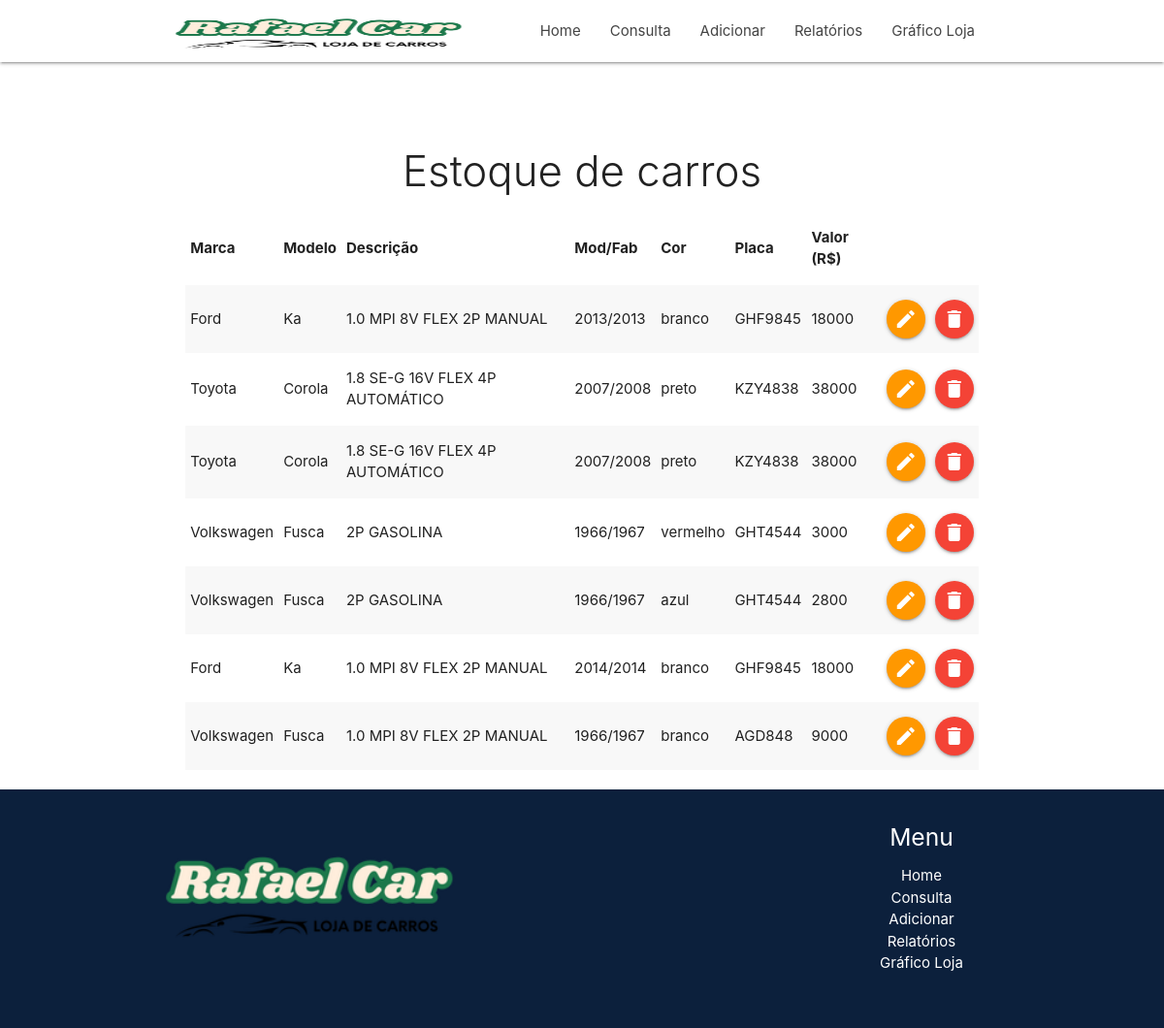
/consultar.php, run on the app's committed database.
### tables this page shows
CREATE TABLE `estoque` (
  `id` int(11) NOT NULL,
  `marca` varchar(40) NOT NULL,
  `modelo` varchar(40) NOT NULL,
  `descricao` varchar(50) NOT NULL,
  `mod_fab` varchar(9) NOT NULL,
  `cor` varchar(20) NOT NULL,
  `placa` varchar(9) NOT NULL,
  `valor` int(11) NOT NULL
);

### consultar.php (the view, shortened to what this page needs)
<?php
include_once 'php_action/db_connect.php';
include_once 'includes/header.php';
?>
<div class="section no-pad-bot" id="index-banne">
    <div class="container">
        <br><br>
        <div class="row center">
            <div class="col s12">
                <h3 class="light">Estoque de carros</h3>
                <table class="striped">
                    <thead>
                        <tr>
                            <th>Marca</th>
                            <th>Modelo</th>
                            <th>Descrição</th>
                            <th>Mod/Fab</th>
                            <th>Cor</th>
                            <th>Placa</th>
                            <th>Valor (R$)</th>
                        </tr>
                    </thead>
                    <tbody>
                        <?php
                            $sql = "SELECT * FROM estoque";
                            $resultado = mysqli_query($connect, $sql);
                            while ($dados = mysqli_fetch_array($resultado)):
                        ?>
                        <tr>
                            <td><?php echo $dados['marca'] ?></td>
                            <td><?php echo $dados['modelo'] ?></td>
                            <td><?php echo $dados['descricao'] ?></td>
                            <td><?php echo $dados['mod_fab'] ?></td>
                            <td><?php echo $dados['cor'] ?></td>
                            <td><?php echo $dados['placa'] ?></td>
                            <td><?php echo $dados['valor'] ?></td>
                            <td><a href="editar.php?id=<?php echo $dados['id']; ?>"
                            class="btn-floating orange waves-effect waves-light"><i
                            class="material-icons">edit</i></a></td>
                            <td><a href="#modal<?php echo $dados['id']; ?>" class="btn-floating red waves-effect waves-light modal-trigger"><i
                            class="material-icons">delete</i></a></td>
                        </tr>
                        <?php endwhile; ?>
                    </tbody>
                </table>
            </div>
        </div>
    </div>
</div>
<?php
include_once 'includes/footer.php';
?>

### includes/header.php (shortened to what this page needs)
<!DOCTYPE html>
<html lang="pt">
<head>
  <link href="css/materialize.css" type="text/css" rel="stylesheet" media="screen,projection"/>
  <link href="css/style.css" type="text/css" rel="stylesheet" media="screen,projection"/>
</head>
<body>
  <nav class="white" role="navigation">
    <div class="nav-wrapper container"><a id="logo-container" href="index.php"><img width="299.19" src="assets/imagens/padraorafa1.png" alt="Logo padrão Rafael Car"></a>
      <ul class="right hide-on-med-and-down">
        <li><a href="index.php">Home</a></li>
        <li><a href="consultar.php">Consulta</a></li>
        <li><a href="adicionar.php">Adicionar</a></li>
        <li><a href="relatorio.php">Relatórios</a></li>
        <li><a href="grafico_loja.php">Gráfico Loja</a></li>
      </ul>
    </div>
  </nav>

### includes/footer.php (shortened to what this page needs)
<footer class="page-footer azul-escuro">
    <div class="container">
      <div class="row center valign-wrapper">
        <div class="col l6 pull-l1 s12">
          <a href="index.php"><img  width="299.19px" src="assets/imagens/padraorafa.png" alt="Logo Rafael Car"></a>
        </div>
        <div class="col l6 push-l2 s12">
          <h5 class="white-text">Menu</h5>
          <ul>
            <li><a class="white-text" href="index.php">Home</a></li>
            <li><a class="white-text" href="consultar.php">Consulta</a></li>
            <li><a class="white-text" href="adicionar.php">Adicionar</a></li>
            <li><a class="white-text" href="#relatorios">Relatórios</a></li>
            <li><a class="white-text" href="grafico_loja.php">Gráfico Loja</a></li>
          </ul>
        </div>
      </div>
    </div>
  </footer>
  </body>
</html>

### css/style.css (style rules this page uses)
#logo-container img { margin-top: 2px; padding: 10px 0px; height: 100%; }
nav ul a { color: #444; }
.page-footer { padding: 20px 0px; }
.azul-escuro { background-color: #0C203C; }

### data on the page
estoque: marca "Ford", modelo "Ka", descricao "1.0 MPI 8V FLEX 2P MANUAL", mod_fab "2013/2013", cor "branco", placa "GHF9845", valor "18000"
estoque: marca "Toyota", modelo "Corola", descricao "1.8 SE-G 16V FLEX 4P AUTOMÁTICO", mod_fab "2007/2008", cor "preto", placa "KZY4838", valor "38000"
estoque: marca "Toyota", modelo "Corola", descricao "1.8 SE-G 16V FLEX 4P AUTOMÁTICO", mod_fab "2007/2008", cor "preto", placa "KZY4838", valor "38000"
estoque: marca "Volkswagen", modelo "Fusca", descricao "2P GASOLINA", mod_fab "1966/1967", cor "vermelho", placa "GHT4544", valor "3000"
estoque: marca "Volkswagen", modelo "Fusca", descricao "2P GASOLINA", mod_fab "1966/1967", cor "azul", placa "GHT4544", valor "2800"
estoque: marca "Ford", modelo "Ka", descricao "1.0 MPI 8V FLEX 2P MANUAL", mod_fab "2014/2014", cor "branco", placa "GHF9845", valor "18000"
estoque: marca "Volkswagen", modelo "Fusca", descricao "1.0 MPI 8V FLEX 2P MANUAL", mod_fab "1966/1967", cor "branco", placa "AGD848", valor "9000"
